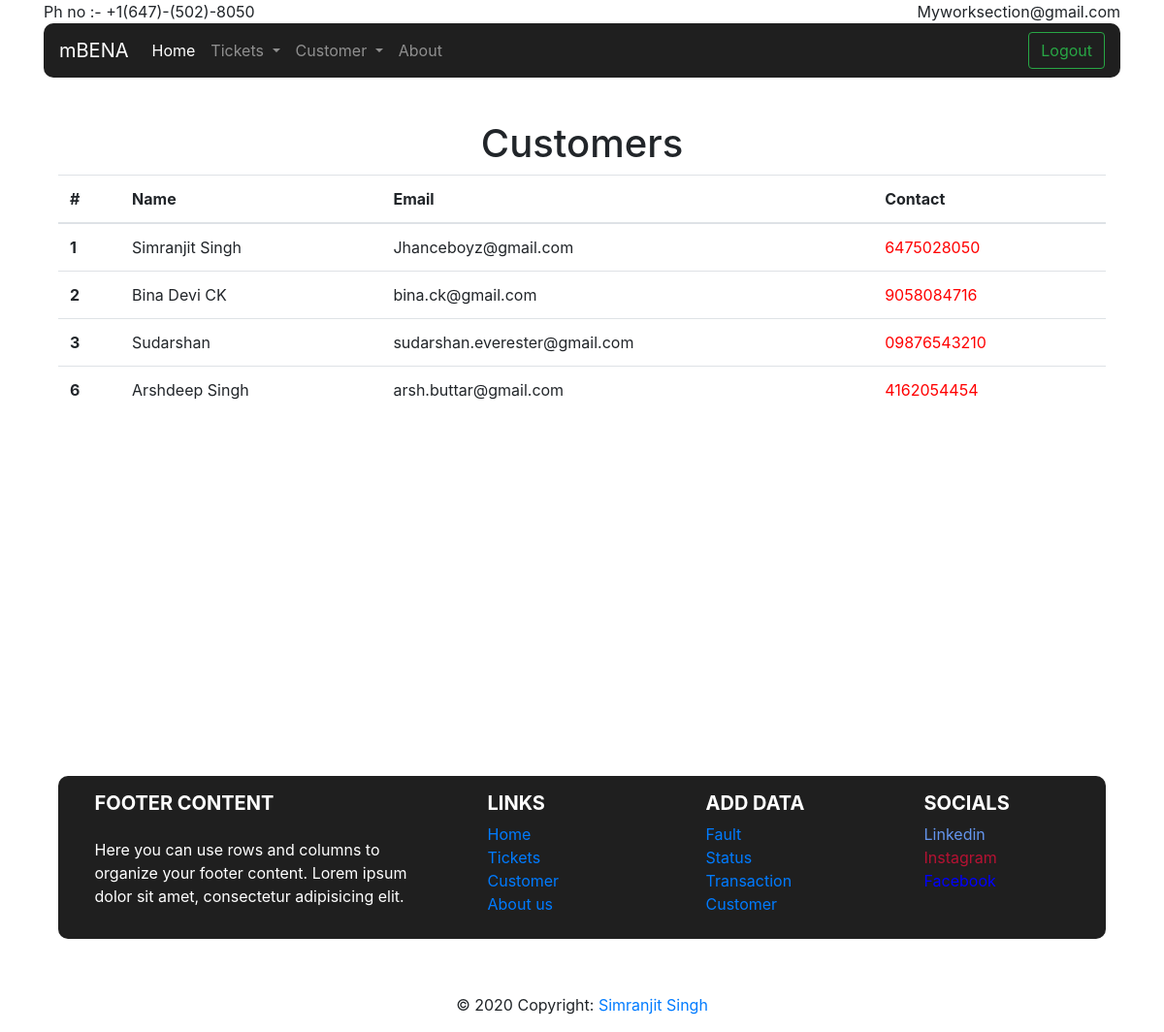
The app's page /estore/searchcustomer/ (signed in), older data.
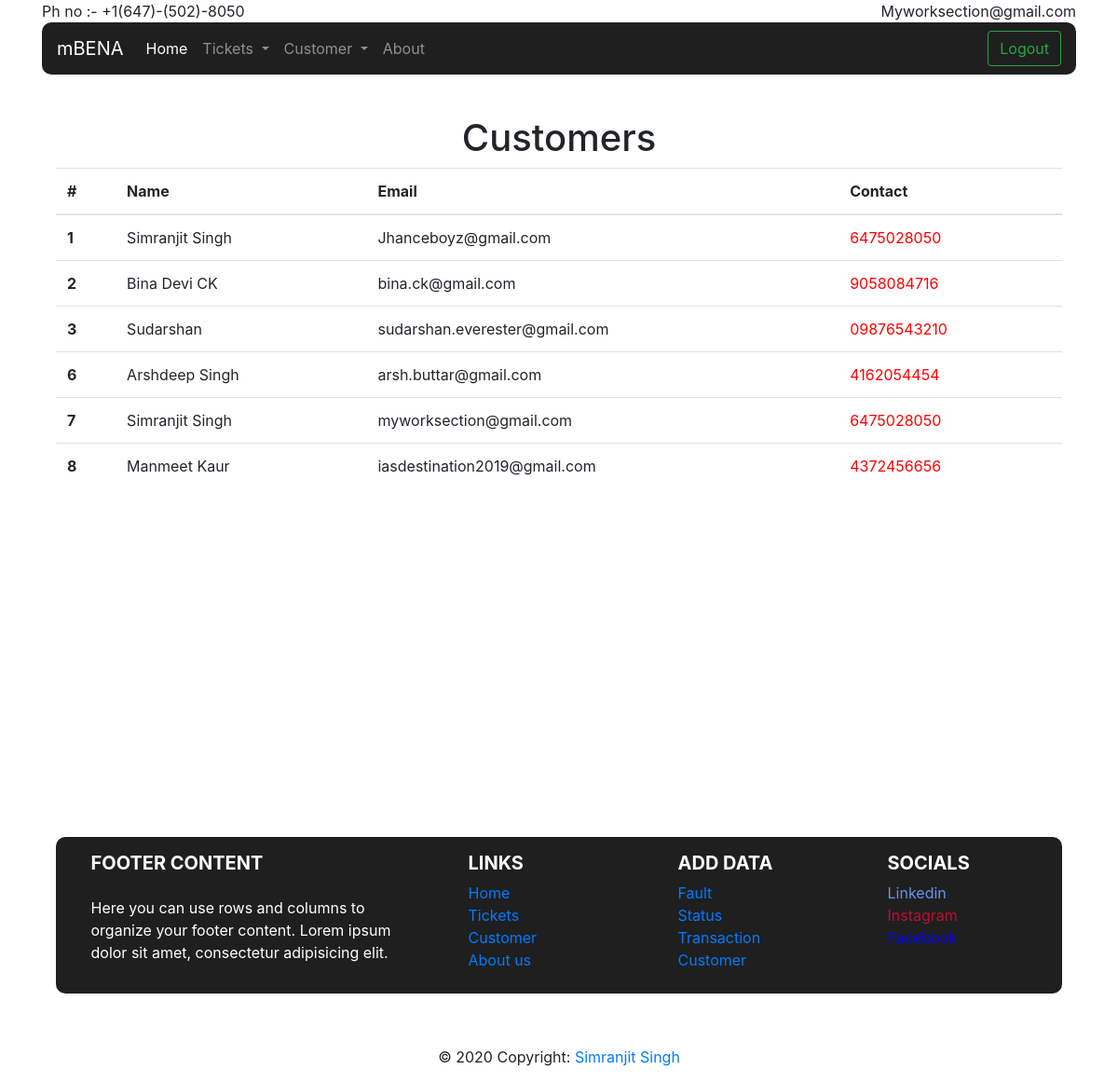
The same page, newer data.
### eStore/models.py (models this page shows, shortened)
class Customer(models.Model):
    name = models.CharField(max_length=64)
    email = models.EmailField( max_length=254)
    phonenumber = models.CharField(max_length=12)

### eStore/views.py (the view)
# urls.py: path("searchcustomer/", views.searchcustomer, name="searchcustomer"),
def searchcustomer(request):
    if request.user.is_authenticated:
        return render(request, 'searchcustomer.html',{
            "Customer": Customer.objects.all()
        })
    else:
        return render(request, 'Logout.html')

### eStore/templates/searchcustomer.html
{% extends 'layout.html' %}
{% block body %}
<div class="container" style="margin-top: 4%;">
<h1 style="text-align: center;">Customers</h1>
<table class="table">
    <thead>
      <tr>
        <th scope="col">#</th>
        <th scope="col">Name</th>
        <th scope="col">Email</th>
        <th scope="col">Contact</th>
      </tr>
    </thead>
    <tbody>
        {% for customer in Customer %}
        <tr>
            <th scope="row">{{customer.id}}</th>
            <td>{{customer.name}}</td>
            <td>{{customer.email}}</td>
            <td style="color: red;">{{customer.phonenumber}}</td>
          </tr>
        {% endfor %}
    </tbody>
  </table>
</div>
{% endblock body %}

Row changes from the older to the newer data that the page shows:
added Customer: id "7", name "Simranjit Singh", email "myworksection@gmail.com", phonenumber "6475028050"
added Customer: id "8", name "Manmeet Kaur", email "iasdestination2019@gmail.com", phonenumber "4372456656"
